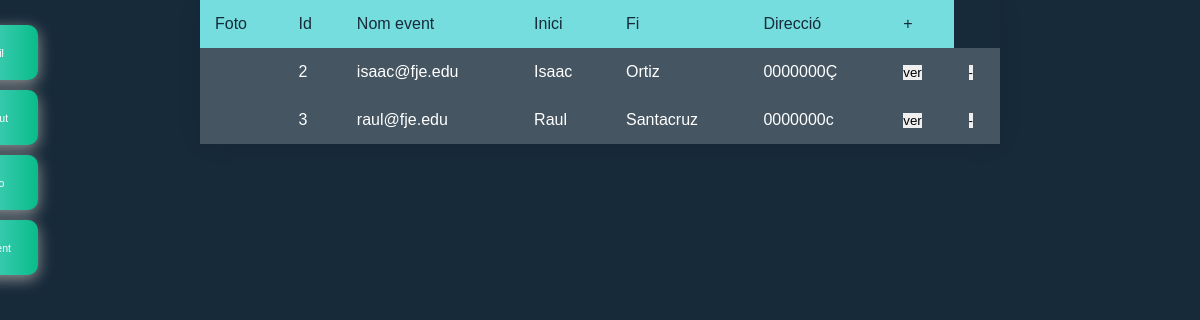
The page /view/tabla-admin.php (signed in) on the database its author committed.
### tables this page shows
CREATE TABLE `tbl_usuari` (
  `id_user` int(11) NOT NULL,
  `email_user` varchar(20) NOT NULL,
  `pass_user` varchar(40) DEFAULT NULL,
  `nom_user` varchar(20) NOT NULL,
  `cognom_user` varchar(20) NOT NULL,
  `dni_user` varchar(9) NOT NULL,
  `data_naix_user` date NOT NULL,
  `sexe_user` enum('Hombre','Mujer','Otros') NOT NULL,
  `telf_user` varchar(9) NOT NULL,
  `foto_user` varchar(200) DEFAULT NULL,
  `rol_user` int(11) NOT NULL
);

### view/tabla-admin.php (the view, shortened to what this page needs)
<?php
require_once '../services/conection.php';
?>
<!DOCTYPE html>
<html lang="en">
<head>
    <link rel="stylesheet" href="../css/styles.css">
    <link rel="stylesheet" href="../css/menu.css">
</head>
<?php
$usu=$pdo->prepare("SELECT * from tbl_usuari");
                $usu->execute();
                $usu=$usu->fetchAll(PDO::FETCH_ASSOC);
?>
<body class="tabla-responsable">
    <div class="region-responsable flex-cv">
        <table>
            <thead>
                <tr>
                    <th>Foto</th>
                    <th>Id</th>
                    <th>Nom event</th>
                    <th>Inici</th>
                    <th>Fi</th>
                    <th>Direcció</th>
                    <th class='btn-abrirPop btn-abrirPop3'>+</th>
                </tr>
            </thead>
            <tbody>
            <?php foreach ($usu as $usu) { ?>
                <tr>
                <td ><img style="width:50px;" src="<?php echo $usu['foto_user']; ?>"></td>
                    <td><?php echo $usu['id_user']; ?></td>
                    <td><?php echo $usu['email_user']; ?></td>
                    <td><?php echo $usu['nom_user']; ?></td>
                    <td><?php echo $usu['cognom_user']; ?></td>
                    <td><?php echo $usu['dni_user']; ?></td>
                    <td>
                        <form action="../procedures/cookies/admin-cookie.php" method="POST">
                            <input type="submit" name="enviar" value='ver'>
                        </form>
                    </td>
                    <td>
                        <form action="../procedures/users/eliminar-usuario.php" method="POST">
                            <input type="submit" name="enviar" value='-'>
                        </form>
                    </td>
                </tr>
                <?php } ?>
            </tbody>
        </table>
    </div>
    <div class="leftMenu" id="leftMenu">
        <?php if(!isset($_SESSION['email'])){?>
            <button type="submit" title="Cerrar sesión" class="btn-micromenu color btn-abrirPop btn-abrirPop2"><i class="far fa-sign-out"></i><p>Iniciar sesion</p></button>
        <?php }else{?>
            <button title="Perfil" class="btn-micromenu color" ><a class="a-menu" href='../view/perfil.php'></a><i class="fas fa-user"></i><p>Perfil</p></button>
            <form action="../procedures/logout.proc.php" method="post">
                <button title="Cerrar sesión" class="btn-micromenu color"><i class="far fa-sign-out"></i><p>Logout</p></button>
            </form>
        <?php }?>
        <button title="Inicio" class="btn-micromenu color" ><i class="fas fa-home"></i><a class="a-menu" href='../view/inicio.php'></a><p>Inicio</p></button>
        <?php if(isset($_COOKIE["rol"]) && ($_COOKIE["rol"]=="Responsable" || $_COOKIE["rol"]=="SuperUser")){ ?>
            <button title="Event managment" class="btn-micromenu color" ><a class="a-menu" href='../view/tabla-responsable.php'></a><i class="fas fa-calendar-alt"></i><p>G.Event</p></button>
            <?php } ?>
    </div>
</body>
</html>

### css/styles.css (style rules this page uses)
.flex-cv, .region-event-single .event-data form, .profile .region-profile .foto-perfil, .profile .region-profile .box-profile, .profile .region-profile .box-profile form, .popup .form-body, .popup form { display: -webkit-box; display: -ms-flexbox; display: flex; -webkit-box-pack: center; -ms-flex-pack: center; justify-content: center; justify-items: center; -ms-flex-line-pack: center; align-content: center; -webkit-box-align: center; -ms-flex-align: center; align-items: center; }
:root { --color1: $color1; --color2: $color2; --color3: $color3; --color4: $color4; --color4: $color5; --red: $red; --yellow: $yellow; --white: $white; --black: $black; --fuente1: 'Quicksand', sans-serif; }
* { font-family: var(--fuente1); font-weight: 400; margin: 0; padding: 0; border: 0; }
body { height: 100%; width: 100%; min-height: 100vh; }
body.tabla-responsable { background: #172A3A; }
:root { --surface-color: #fff; --curve: 40; }
table { width: 800px; border-collapse: collapse; overflow: hidden; -webkit-box-shadow: 0 0 20px rgba(0, 0, 0, 0.1); box-shadow: 0 0 20px rgba(0, 0, 0, 0.1); }
th, td { padding: 15px; background-color: rgba(255, 255, 255, 0.2); color: #fff; }
th { text-align: left; }
thead th { background-color: #75DDDD; color: #172A3A; }
tbody td { position: relative; }

### css/menu.css (style rules this page uses)
.leftMenu { position: fixed; width: 10%; height: 100%; text-align: center; z-index: 999999; top: 0; left: 10px; cursor: default; left: -6.6%; -webkit-transition: 0.3s; transition: 0.3s; padding: 15px; width: 10%; text-decoration: none; font-size: 20px; color: white; border-radius: 0 5px 5px 0; }
.btn-gradient, .btn-menuL, .btn-menuR, .btn-micromenu, .btn-micromenuR, .btn-rowscreen, .btn-rowtool { font-family: Poppins-Regular; width: 200px; font-size: 16px; font-weight: 600; color: #fff; cursor: pointer; margin: 20px; height: 55px; text-align: center; border: none; background-size: 300% 100%; border-radius: 10px; moz-transition: all .4s ease-in-out; -webkit-transition: all .4s ease-in-out; transition: all .4s ease-in-out; }
.btn-gradient.color, .color.btn-menuL, .color.btn-menuR, .color.btn-micromenu, .color.btn-micromenuR, .color.btn-rowscreen, .color.btn-rowtool { background-image: -webkit-gradient(linear, left top, right top, from(#75DDDD), color-stop(#09BC8A), color-stop(#508991), to(#004346)); background-image: linear-gradient(to right, #75DDDD, #09BC8A, #508991, #004346); -webkit-box-shadow: 0 4px 15px 0 #949494; box-shadow: 0 4px 15px 0 #949494; }
.btn-micromenu, .btn-micromenuR { width: 77%; margin: 10px; display: -webkit-box; display: -ms-flexbox; display: flex; -webkit-box-orient: vertical; -webkit-box-direction: normal; -ms-flex-direction: column; flex-direction: column; -webkit-box-align: center; -ms-flex-align: center; align-items: center; -webkit-box-pack: center; -ms-flex-pack: center; justify-content: center; font-size: 0.7em; position: relative; }
.btn-micromenu.color, .color.btn-micromenuR { background-image: -webkit-gradient(linear, left top, right top, from(#75DDDD), color-stop(#09BC8A), color-stop(#508991), to(#004346)); background-image: linear-gradient(to right, #75DDDD, #09BC8A, #508991, #004346); -webkit-box-shadow: 0 4px 15px 0 #949494; box-shadow: 0 4px 15px 0 #949494; }
.btn-micromenu p, .btn-micromenuR p { font-size: 0.75em; text-decoration: none; }
.btn-micromenu a, .btn-micromenuR a { text-decoration: none; }
.a-menu { position: absolute; height: 100%; width: 100%; top: 0; left: 0; }

### rows shown on the page
tbl_usuari: id_user "2", email_user "isaac@fje.edu", nom_user "Isaac", cognom_user "Ortiz", dni_user "0000000Ç"
tbl_usuari: id_user "3", email_user "raul@fje.edu", nom_user "Raul", cognom_user "Santacruz", dni_user "0000000c"
